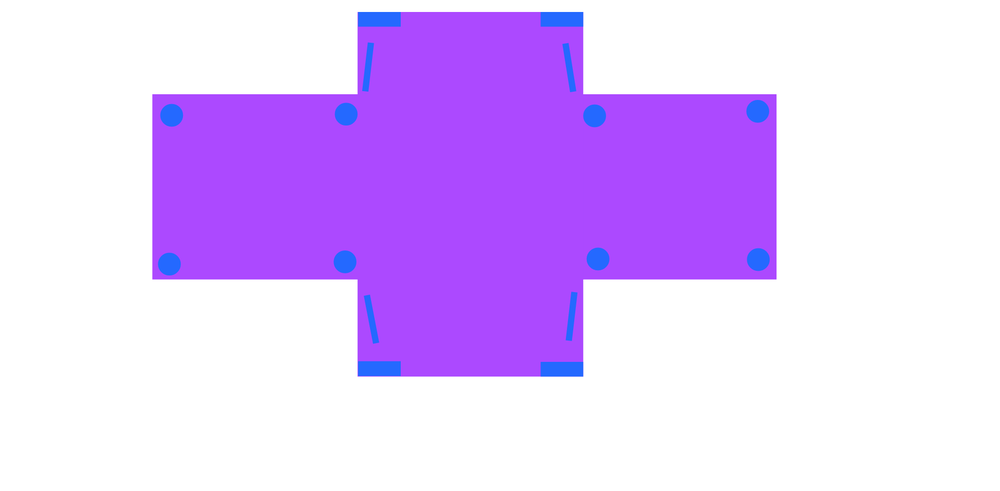
#> input picture testImages/testimage5.png, 1000 x 491 px, shrunk from 1919 x 943 before the run
$ jupyter execute --allow-errors test.ipynb
#> lines starting #> are read from the running program, lines starting #| are printed output that depends on the picture; after the words box and inside, x2 and y2 are one past the last pixel; in counts of white or black regions, pixels touching at a corner belong together
## Import libraries

[cell 1]
import math

import cv2
import matplotlib.pyplot as plt
import numpy as np
from shapely.geometry import mapping, Polygon, Point
import fiona
from typing import List, Tuple, Dict
import warnings

warnings.filterwarnings("ignore", module="matplotlib")


def rgb_to_hex(rgb: [int]) -> str:
    return "#" + '%02x%02x%02x' % rgb


# [20 lines left out: functions show, show_in_grid, not called in this run]

- cv2: library for computer vision
- numpy: library for arrays in python
- matplotlib.pyplot: plotting library
- shapely: geometry library
- fiona: core of gdal-library

## Load and setup an image
Loads the image then converts it to gray-space where each pixel only holds a brightness value.
The resulting map is shown below.
The image is initialized in three variables:
1. img: in BGR-Space
2. grey: in grey-scale
3. hsv: in HSV-Space
4. mask: in 0,1

[cell 2]
imgName = "testImages/testimage5.png"
img = cv2.imread(imgName, cv2.IMREAD_UNCHANGED)
#> img is the input picture: shape (491, 1000, 4); mean B, G, R, A 255, 197.5, 226.7, 255
## convert to gray
gray = cv2.imread(imgName, 0)
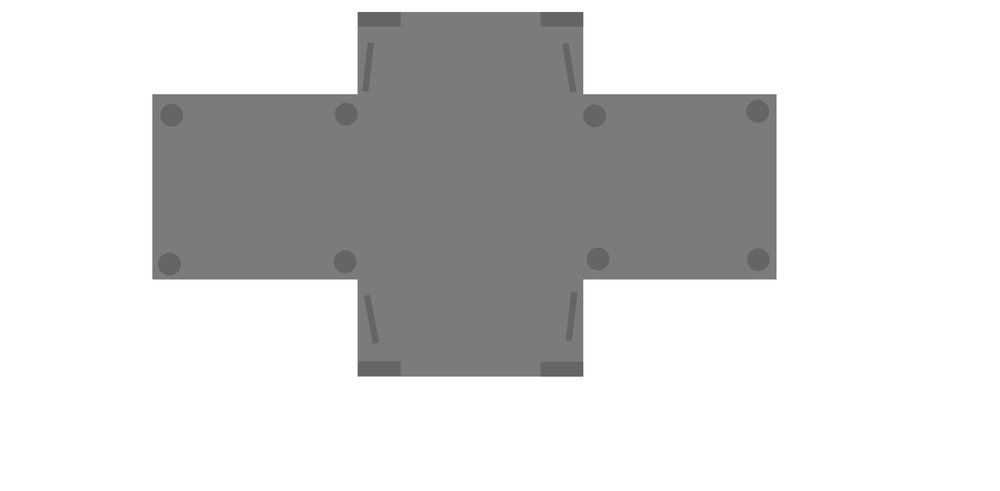
#> gray: shape (491, 1000); min 86, max 255, mean 212.7
## convert to hsv color space
hsv = cv2.cvtColor(img, cv2.COLOR_BGR2HSV)
#> hsv: shape (491, 1000, 3); mean H, S, V 43.7, 58.4, 255
## create mask
mask = cv2.inRange(hsv, (138, 2, 0), (179, 255, 255))
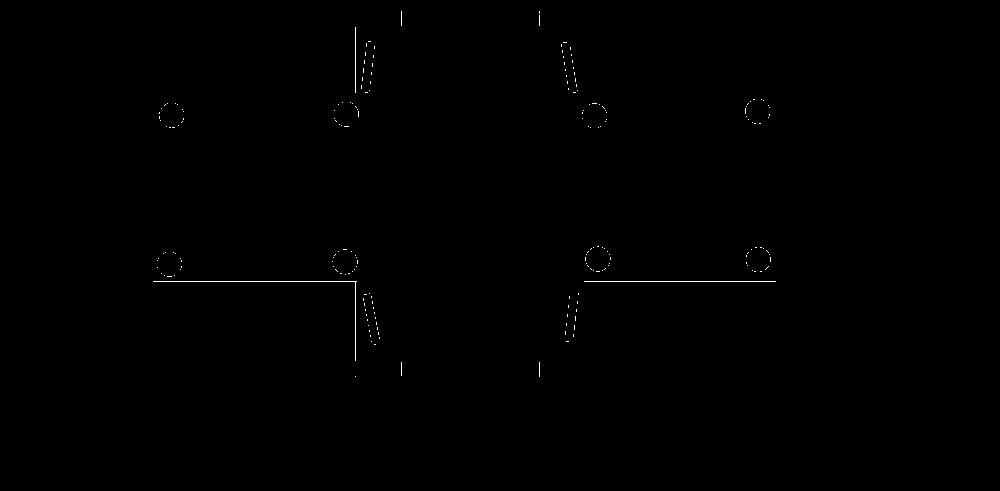
#> mask: shape (491, 1000); 0.2% white in thin lines or dots, all inside (x1, y1, x2, y2) = (153, 11, 776, 377)

plt.figure(figsize=[10, 10])
_, axis = plt.subplots(1, 2, figsize=[15, 15])
axis[0].imshow((cv2.cvtColor(img, cv2.COLOR_BGR2RGB)))
axis[1].imshow(gray, cmap="gray")
## axis[2].imshow(cv2.bitwise_not(mask), cmap="gray")
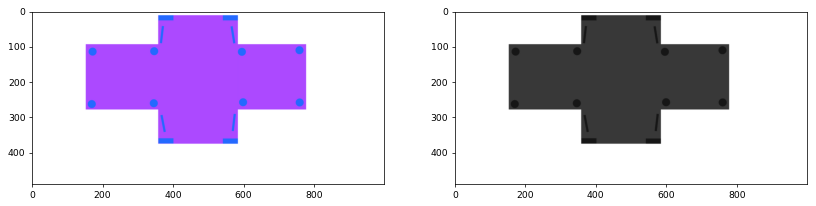
#> figure drawn by matplotlib, 2 panels

## Extract Shapes
### Canny-Edge detection
At first we extract edges in the grayscaled image, by using cv2.Canny(). Edges are rated from 0 to 255 based on their contrast (0 weak edge -> 255 strong edge)
The two threshold parameters define three intervals:
1. every edge with a lower rating than the first threshold is not used
2. every edge with a higher rating than the second threshold is used
3. every edge with a higher rating than the first and a lower rating than the second threshold is used if and only if it is connected to an edge with a higher rating than the second threshold
### Contour extraction
Afterwards the contour extraction is given the canny result as input.
The used algorithm is described in [this paper](https://www.sciencedirect.com/science/article/abs/pii/0734189X85900167)

[cell 3]
# extract contours
def extract_contours(image: List[List]) -> Tuple[List[List[List]]]:
    imageCp = np.copy(image)
    edges = cv2.Canny(imageCp, 20, 100, apertureSize=3)
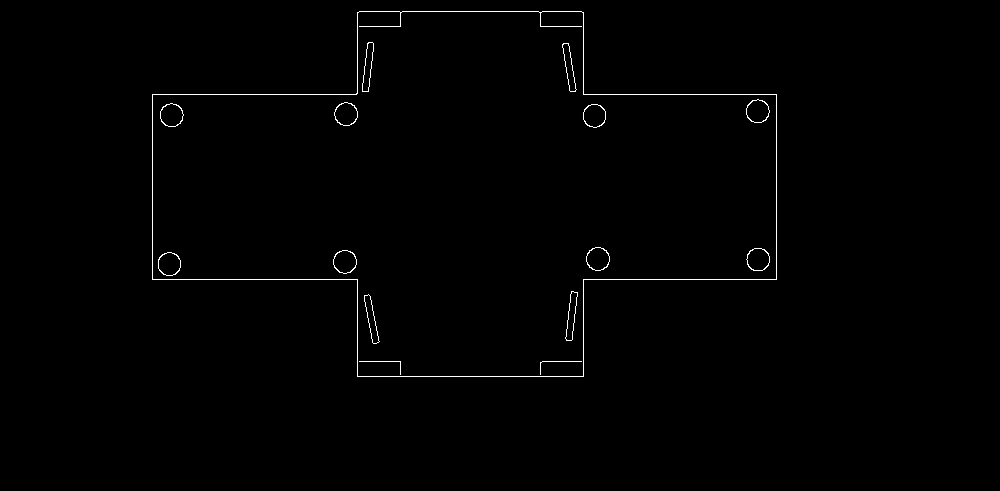
#> edges: shape (491, 1000); 0.67% white in thin lines or dots, all inside (x1, y1, x2, y2) = (152, 11, 777, 377)
    contours, hierarchy = cv2.findContours(edges, cv2.RETR_CCOMP, cv2.CHAIN_APPROX_SIMPLE)
#> contours = 28 contours, 2 with area under 20; largest, box (x1, y1, x2, y2) and area: (152, 11, 777, 377) 156116, (152, 11, 777, 377) 156106, (333, 250, 357, 274) 418, (586, 247, 610, 271) 418, (160, 103, 184, 127) 416
    to_be_removed = []
    for i in range(len(contours)):
        if hierarchy[0][i][3] == -1:
            to_be_removed.append(i)
            continue
#> this loop made 28 passes
#> after the loop, to_be_removed = [0, 1, 2, 4, 6, 8, 10, 12, 14, 16, 18, 20, 22, 24, 26]

    contours = np.delete(contours, to_be_removed)

    print("There are " + str(len(contours)) + " contours in total")

    cv2.drawContours(imageCp, contours, -1, (0, 255, 0), 1)

    _, axis = plt.subplots(1, 2, figsize=[15, 15])
    axis[0].imshow(edges, cmap="gray")
    axis[1].imshow(imageCp, cmap="gray")
    return contours


#> (the rest of this cell did not finish here and is left out)

$ run again, with testImages/testimage1.png copied over testImages/testimage5.png
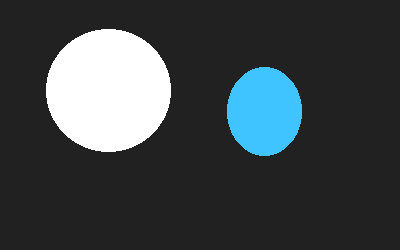
#> input picture testImages/testimage1.png, 400 x 250 px
#> img is the input picture: shape (250, 400, 4); mean B, G, R, A 71.4, 68.3, 61.4, 255
#> hsv: shape (250, 400, 3); mean H, S, V 5.7, 10, 71.4
#> `mask = cv2.inRange(hsv, (138, 2, 0), (179, 255, 255))`:
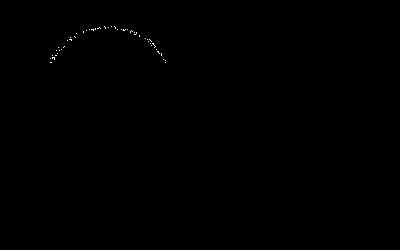
#> mask: shape (250, 400); 0.09% white in thin lines or dots, all inside (x1, y1, x2, y2) = (50, 26, 166, 63)
#> in extract_contours, `edges = cv2.Canny(imageCp, 20, 100, apertureSize=3)`:
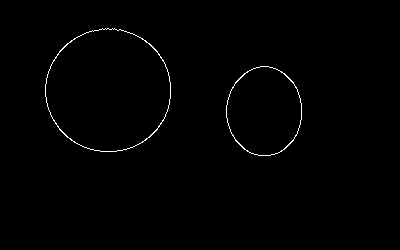
#> edges: shape (250, 400); 0.68% white in thin lines or dots, all inside (x1, y1, x2, y2) = (45, 28, 302, 156)
#> contours = 4 contours; box (x1, y1, x2, y2) and area: (45, 28, 171, 152) 12072, (45, 28, 171, 152) 12014, (226, 66, 302, 156) 5246, (226, 66, 302, 156) 5200
#> the loop in extract_contours, `for i in range(len(contours)):` made 4 passes
#> after the loop in extract_contours, `for i in range(len(contours)):`: to_be_removed = [0, 2]

$ run again, with testImages/testimage2.png copied over testImages/testimage5.png
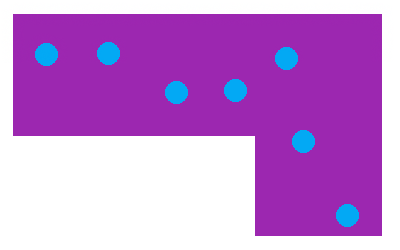
#> input picture testImages/testimage2.png, 400 x 250 px
#> img is the input picture: shape (250, 400, 4); mean B, G, R, A 211.4, 134, 193.4, 255
#> hsv: shape (250, 400, 3); mean H, S, V 86.3, 116.5, 211.4
#> `mask = cv2.inRange(hsv, (138, 2, 0), (179, 255, 255))`:
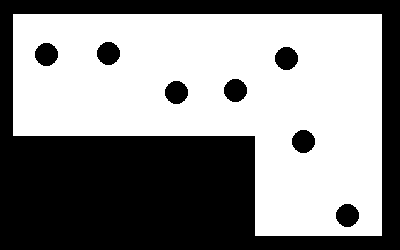
#> mask: shape (250, 400); 54.8% white; 8 black regions, largest, box (x1, y1, x2, y2) and area: (0, 0, 400, 250) 42282, (35, 43, 58, 66) 413, (97, 42, 120, 65) 413
#> in extract_contours, `edges = cv2.Canny(imageCp, 20, 100, apertureSize=3)`:
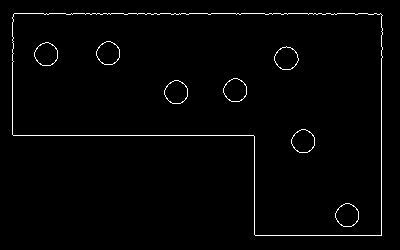
#> edges: shape (250, 400); 1.7% white in thin lines or dots, all inside (x1, y1, x2, y2) = (12, 13, 383, 236)
#> contours = 16 contours; largest, box (x1, y1, x2, y2) and area: (12, 13, 383, 236) 57629, (12, 13, 383, 236) 57628, (335, 203, 359, 227) 414, (291, 129, 315, 153) 414, (164, 80, 188, 104) 414
#> the loop in extract_contours, `for i in range(len(contours)):` made 16 passes
#> after the loop in extract_contours, `for i in range(len(contours)):`: to_be_removed = [0, 2, 4, 6, 8, 10, 12, 14]
